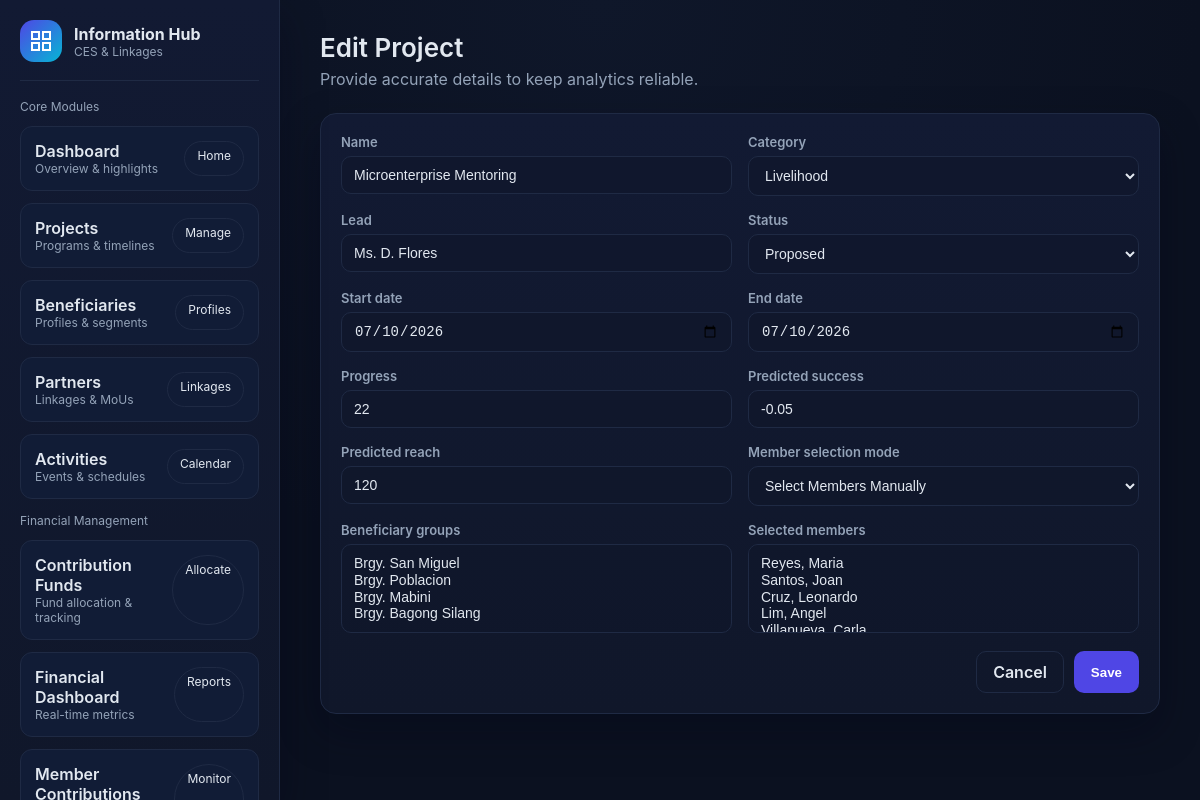
The page /informationsystem/projects/16/edit/ (signed in) on the database as committed earlier.
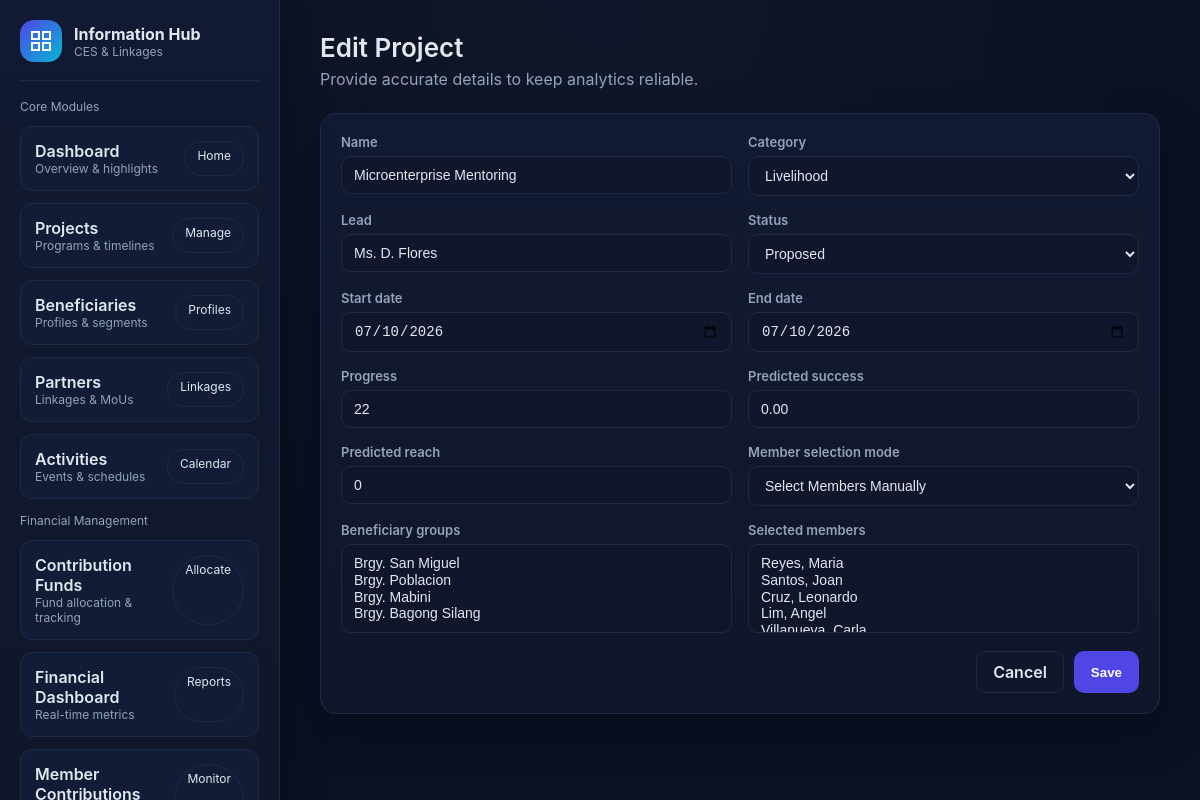
The same page on the database as committed later.
### informationmanagement/models.py (models this page shows, shortened)
class Project(models.Model):
    CATEGORY_CHOICES = [
        ("Education", "Education"),
        ("Health", "Health"),
        ("Livelihood", "Livelihood"),
        ("Environment", "Environment"),
        ("Governance", "Governance"),
    ]
    STATUS_CHOICES = [
        ("Proposed", "Proposed"),
        ("Ongoing", "Ongoing"),
        ("Completed", "Completed"),
    ]
    MEMBER_SELECTION_CHOICES = [
        ("manual", "Select Members Manually"),
        ("all_members", "ALL Members"),
    ]
    name = models.CharField(max_length=200)
    category = models.CharField(max_length=50, choices=CATEGORY_CHOICES)
    lead = models.CharField(max_length=120)
    status = models.CharField(max_length=20, choices=STATUS_CHOICES)
    start_date = models.DateField()
    end_date = models.DateField()
    beneficiaries_count = models.PositiveIntegerField(default=0)
    progress = models.PositiveIntegerField(default=0)
    predicted_success = models.DecimalField(
        max_digits=5, decimal_places=2, null=True, blank=True
    )
    predicted_reach = models.PositiveIntegerField(null=True, blank=True)
    beneficiary_groups = models.ManyToManyField(
        "BeneficiaryGroup", blank=True, related_name="projects"
    )
    member_selection_mode = models.CharField(
        max_length=20,
        choices=MEMBER_SELECTION_CHOICES,
        default="manual",
    )
    selected_members = models.ManyToManyField(
        "communityextensionservices.Member",
        blank=True,
        related_name="information_projects",
    )

### informationmanagement/views.py (the view)
@login_required(login_url="/informationsystem/login")
@require_system_access
@require_system_role(["admin", "superadmin"])
def project_edit(request, pk):
    if not Services.has_access(request.user, "informationmanagement", role="admin"):
        return render(request, "404.html", status=404)
    project = get_object_or_404(Project, pk=pk)
    form = ProjectForm(request.POST or None, instance=project)
    if request.method == "POST" and form.is_valid():
        form.save()
        messages.success(request, "Project updated successfully.")
        return redirect("informationmanagement:information-projects")
    context = {
        **_base_context(request),
        "form": form,
        "title": "Edit Project",
        "cancel_url": "informationmanagement:information-projects",
    }
    return render(request, "informationmanagement/form.html", context)

### informationmanagement/forms.py (shortened to what this page needs)
class ProjectForm(forms.ModelForm):
    beneficiary_groups = forms.ModelMultipleChoiceField(
        queryset=BeneficiaryGroup.objects.all(),
        required=False,
        widget=forms.SelectMultiple(attrs={"class": "form-select"}),
    )
    selected_members = forms.ModelMultipleChoiceField(
        queryset=Member.objects.all(),
        required=False,
        widget=forms.SelectMultiple(attrs={"class": "form-select"}),
    )
    class Meta:
        model = Project
        fields = [
            "name",
            "category",
            "lead",
            "status",
            "start_date",
            "end_date",
            "progress",
            "predicted_success",
            "predicted_reach",
            "member_selection_mode",
            "beneficiary_groups",
            "selected_members",
        ]
        widgets = {
            "start_date": forms.DateInput(attrs={"type": "date"}),
            "end_date": forms.DateInput(attrs={"type": "date"}),
        }

### communityextensionservices/models.py (called while the page is built)
    def __str__(self):
        return f"{self.last_name}, {self.first_name}"

### core/models.py (called while the page is built)
    @property
    def first_name(self):
        return decrypt(self._first_name) if self._first_name else ''

### informationmanagement/templates/informationmanagement/form.html (shortened to what this page needs)
{% extends "informationmanagement/base.html" %}
{% block content %}
  <div class="page-header">
    <div>
      <div class="page-title">{{ title }}</div>
      <div class="page-subtitle">Provide accurate details to keep analytics reliable.</div>
    </div>
  </div>
  <div class="card form-card">
    <form method="post">
      <div class="form-grid">
        {% for field in form %}
          <label class="form-field">
            <span class="text-strong">{{ field.label }}</span>
            {{ field }}
          </label>
        {% endfor %}
      </div>
      <div class="form-actions">
        {% if cancel_url_kwargs %}
          <a class="button secondary" href="{% url cancel_url cancel_url_kwargs.pk %}">Cancel</a>
        {% else %}
          <a class="button secondary" href="{% url cancel_url %}">Cancel</a>
        {% endif %}
        <button class="button" type="submit">Save</button>
      </div>
    </form>
  </div>
{% endblock content %}

Rows that differ between the two databases and show on the page:
changed Project "Microenterprise Mentoring": predicted_success "-0.05" → "0.00"; predicted_reach "120" → "0"
